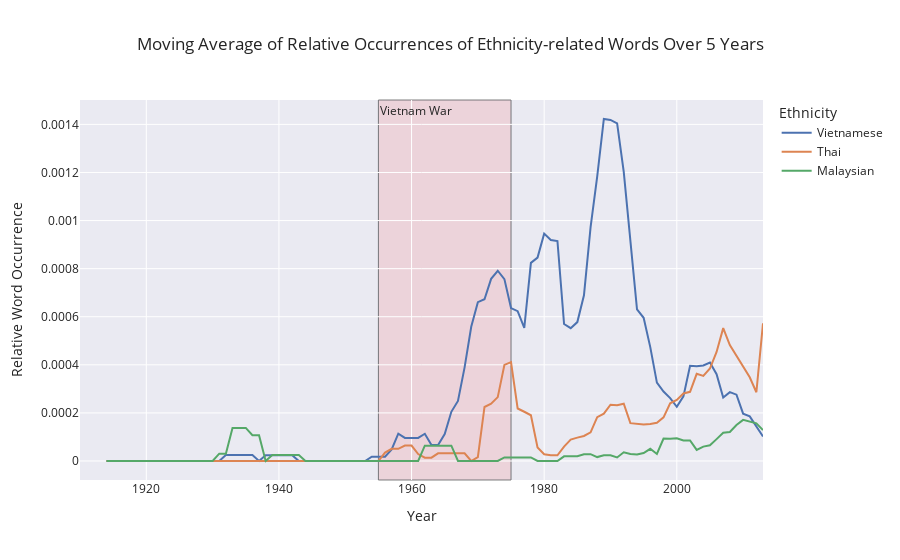

Write notebook code for a chart like this one.
### Markdown cell above
The cold war period seems to have a delayed increase in representation after 1960, which sustains itself through the conflict. While Russian representation keeps rising afterward, the comparison with a few east european countries suggest that this is not only due to the rise of total number of films.

### Code cell
ethnicities=['Vietnamese','Thai','Malaysian']
fig = plot_relative_occurrences(df_sum, ethmerged, ethnicities,[
    ('1955', '1975', 'Vietnam War')
])
fig.show()

fig_json = fig.to_json()

with open('figures/ethnicity-representation4.json', 'w') as json_file:
    json.dump(json.loads(fig_json), json_file, indent=4)
